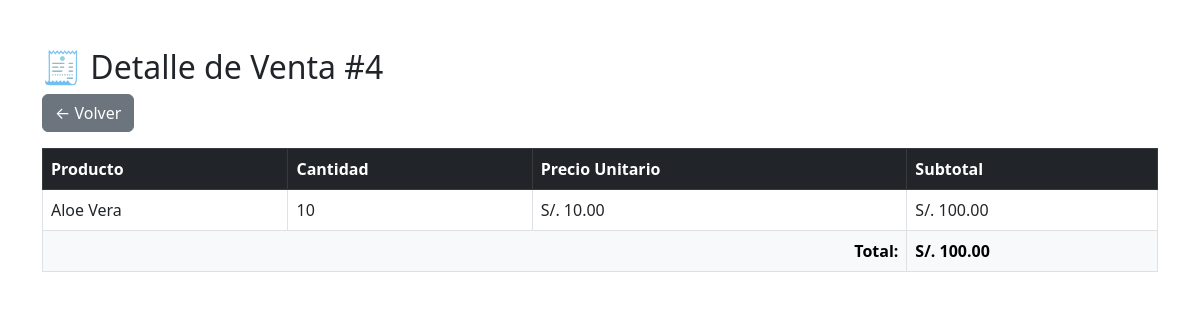
The app's page /views/ventas/ventas_detalle.php?id=4 (signed in) with its own data.
### tables this page shows
CREATE TABLE IF NOT EXISTS `venta_detalle` (
  `id` int NOT NULL AUTO_INCREMENT,
  `id_venta` int DEFAULT NULL,
  `id_planta` int DEFAULT NULL,
  `cantidad` int DEFAULT NULL,
  `precio_unitario` decimal(10,2) DEFAULT NULL,
  PRIMARY KEY (`id`),
  KEY `id_venta` (`id_venta`),
  KEY `id_planta` (`id_planta`),
  CONSTRAINT `venta_detalle_ibfk_1` FOREIGN KEY (`id_venta`) REFERENCES `ventas` (`id`),
  CONSTRAINT `venta_detalle_ibfk_2` FOREIGN KEY (`id_planta`) REFERENCES `plantas` (`id`)
);

CREATE TABLE IF NOT EXISTS `plantas` (
  `id` int NOT NULL AUTO_INCREMENT,
  `nombre` varchar(100) DEFAULT NULL,
  `precio` decimal(10,2) DEFAULT NULL,
  `stock` int DEFAULT NULL,
  `id_categoria` int DEFAULT NULL,
  PRIMARY KEY (`id`),
  KEY `id_categoria` (`id_categoria`),
  CONSTRAINT `plantas_ibfk_1` FOREIGN KEY (`id_categoria`) REFERENCES `categorias` (`id`)
);

### views/ventas/ventas_detalle.php (the view, shortened to what this page needs)
<?php
require_once '../../config/db.php';
$id_venta = intval($_GET['id']);
$sql = "SELECT p.nombre, d.cantidad, d.precio_unitario
        FROM venta_detalle d
        JOIN plantas p ON d.id_planta = p.id
        WHERE d.id_venta = $id_venta";
$resultado = $conn->query($sql);
?>
<!DOCTYPE html>
<html lang="es">
<head>
    <link href="https://cdn.jsdelivr.net/npm/bootstrap@5.3.0/dist/css/bootstrap.min.css" rel="stylesheet">
</head>
<body>
<div class="container mt-5">
    <h2>🧾 Detalle de Venta #<?= $id_venta ?></h2>
    <a href="ventas_historial.php" class="btn btn-secondary mb-3">← Volver</a>
    <table class="table table-bordered table-hover">
        <thead class="table-dark">
            <tr>
                <th>Producto</th>
                <th>Cantidad</th>
                <th>Precio Unitario</th>
                <th>Subtotal</th>
            </tr>
        </thead>
        <tbody>
        <?php
        $total = 0;
        while ($detalle = $resultado->fetch_assoc()):
            $subtotal = $detalle['cantidad'] * $detalle['precio_unitario'];
            $total += $subtotal;
        ?>
            <tr>
                <td><?= htmlspecialchars($detalle['nombre']) ?></td>
                <td><?= $detalle['cantidad'] ?></td>
                <td>S/. <?= number_format($detalle['precio_unitario'], 2) ?></td>
                <td>S/. <?= number_format($subtotal, 2) ?></td>
            </tr>
        <?php endwhile; ?>
        </tbody>
        <tfoot>
            <tr class="table-light">
                <th colspan="3" class="text-end">Total:</th>
                <th>S/. <?= number_format($total, 2) ?></th>
            </tr>
        </tfoot>
    </table>
</div>
</body>
</html>

### records on screen
venta_detalle: id_planta.nombre "Aloe Vera", cantidad "10", precio_unitario "10.00", subtotal "100.00"

### other values on screen
$id_venta "4"
$total "100.00"
